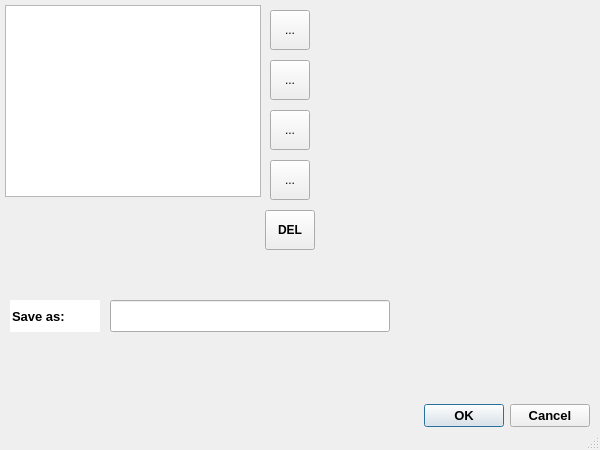
<?xml version="1.0" encoding="UTF-8"?>
<ui version="4.0">
 <class>TemplateManagerDialog</class>
 <widget class="QDialog" name="TemplateManagerDialog">
  <property name="windowModality">
   <enum>Qt::ApplicationModal</enum>
  </property>
  <property name="geometry">
   <rect>
    <x>0</x>
    <y>0</y>
    <width>600</width>
    <height>450</height>
   </rect>
  </property>
  <property name="sizePolicy">
   <sizepolicy hsizetype="Preferred" vsizetype="Preferred">
    <horstretch>0</horstretch>
    <verstretch>0</verstretch>
   </sizepolicy>
  </property>
  <property name="minimumSize">
   <size>
    <width>600</width>
    <height>450</height>
   </size>
  </property>
  <property name="maximumSize">
   <size>
    <width>600</width>
    <height>450</height>
   </size>
  </property>
  <property name="baseSize">
   <size>
    <width>600</width>
    <height>450</height>
   </size>
  </property>
  <property name="windowTitle">
   <string>Template Manager</string>
  </property>
  <property name="windowIcon">
   <iconset resource="../resources/ChartGeany.qrc">
    <normaloff>:/png/images/icons/PNG/Template_Manager.png</normaloff>:/png/images/icons/PNG/Template_Manager.png</iconset>
  </property>
  <property name="autoFillBackground">
   <bool>false</bool>
  </property>
  <property name="sizeGripEnabled">
   <bool>true</bool>
  </property>
  <property name="modal">
   <bool>true</bool>
  </property>
  <widget class="QTableWidget" name="tableWidget">
   <property name="geometry">
    <rect>
     <x>5</x>
     <y>5</y>
     <width>256</width>
     <height>192</height>
    </rect>
   </property>
   <property name="font">
    <font>
     <pointsize>9</pointsize>
     <weight>75</weight>
     <bold>true</bold>
    </font>
   </property>
   <property name="focusPolicy">
    <enum>Qt::ClickFocus</enum>
   </property>
   <property name="editTriggers">
    <set>QAbstractItemView::NoEditTriggers</set>
   </property>
   <property name="selectionBehavior">
    <enum>QAbstractItemView::SelectRows</enum>
   </property>
   <property name="sortingEnabled">
    <bool>true</bool>
   </property>
   <attribute name="verticalHeaderVisible">
    <bool>true</bool>
   </attribute>
   <attribute name="verticalHeaderHighlightSections">
    <bool>false</bool>
   </attribute>
  </widget>
  <widget class="QToolButton" name="upToolButton">
   <property name="geometry">
    <rect>
     <x>270</x>
     <y>10</y>
     <width>40</width>
     <height>40</height>
    </rect>
   </property>
   <property name="focusPolicy">
    <enum>Qt::NoFocus</enum>
   </property>
   <property name="toolTip">
    <string/>
   </property>
   <property name="autoFillBackground">
    <bool>true</bool>
   </property>
   <property name="text">
    <string>...</string>
   </property>
   <property name="icon">
    <iconset resource="../resources/ChartGeany.qrc">
     <normaloff>:/png/images/icons/PNG/Button_Up.png</normaloff>:/png/images/icons/PNG/Button_Up.png</iconset>
   </property>
   <property name="iconSize">
    <size>
     <width>32</width>
     <height>32</height>
    </size>
   </property>
   <property name="autoRaise">
    <bool>false</bool>
   </property>
  </widget>
  <widget class="QToolButton" name="downToolButton">
   <property name="geometry">
    <rect>
     <x>270</x>
     <y>60</y>
     <width>40</width>
     <height>40</height>
    </rect>
   </property>
   <property name="focusPolicy">
    <enum>Qt::NoFocus</enum>
   </property>
   <property name="statusTip">
    <string/>
   </property>
   <property name="text">
    <string>...</string>
   </property>
   <property name="icon">
    <iconset resource="../resources/ChartGeany.qrc">
     <normaloff>:/png/images/icons/PNG/Button_Down.png</normaloff>:/png/images/icons/PNG/Button_Down.png</iconset>
   </property>
   <property name="iconSize">
    <size>
     <width>32</width>
     <height>32</height>
    </size>
   </property>
   <property name="autoRaise">
    <bool>false</bool>
   </property>
  </widget>
  <widget class="QToolButton" name="delButton">
   <property name="geometry">
    <rect>
     <x>265</x>
     <y>210</y>
     <width>50</width>
     <height>40</height>
    </rect>
   </property>
   <property name="font">
    <font>
     <weight>75</weight>
     <bold>true</bold>
    </font>
   </property>
   <property name="focusPolicy">
    <enum>Qt::NoFocus</enum>
   </property>
   <property name="toolTip">
    <string/>
   </property>
   <property name="text">
    <string>DEL</string>
   </property>
   <property name="icon">
    <iconset resource="../resources/ChartGeany.qrc">
     <normaloff>:/png/images/icons/PNG/Trash.png</normaloff>:/png/images/icons/PNG/Trash.png</iconset>
   </property>
   <property name="iconSize">
    <size>
     <width>32</width>
     <height>32</height>
    </size>
   </property>
   <property name="autoRaise">
    <bool>false</bool>
   </property>
  </widget>
  <widget class="QLineEdit" name="saveasLbl">
   <property name="geometry">
    <rect>
     <x>10</x>
     <y>300</y>
     <width>90</width>
     <height>32</height>
    </rect>
   </property>
   <property name="font">
    <font>
     <pointsize>10</pointsize>
     <weight>75</weight>
     <bold>true</bold>
     <kerning>true</kerning>
    </font>
   </property>
   <property name="mouseTracking">
    <bool>false</bool>
   </property>
   <property name="focusPolicy">
    <enum>Qt::NoFocus</enum>
   </property>
   <property name="acceptDrops">
    <bool>false</bool>
   </property>
   <property name="autoFillBackground">
    <bool>true</bool>
   </property>
   <property name="locale">
    <locale language="English" country="UnitedStates"/>
   </property>
   <property name="text">
    <string>Save as:</string>
   </property>
   <property name="frame">
    <bool>false</bool>
   </property>
   <property name="readOnly">
    <bool>true</bool>
   </property>
  </widget>
  <widget class="QLineEdit" name="saveasEdit">
   <property name="geometry">
    <rect>
     <x>110</x>
     <y>300</y>
     <width>280</width>
     <height>32</height>
    </rect>
   </property>
   <property name="focusPolicy">
    <enum>Qt::StrongFocus</enum>
   </property>
   <property name="autoFillBackground">
    <bool>false</bool>
   </property>
   <property name="locale">
    <locale language="English" country="UnitedStates"/>
   </property>
   <property name="frame">
    <bool>true</bool>
   </property>
  </widget>
  <widget class="QDialogButtonBox" name="buttonBox">
   <property name="geometry">
    <rect>
     <x>250</x>
     <y>400</y>
     <width>340</width>
     <height>32</height>
    </rect>
   </property>
   <property name="font">
    <font>
     <pointsize>10</pointsize>
     <weight>75</weight>
     <bold>true</bold>
    </font>
   </property>
   <property name="focusPolicy">
    <enum>Qt::NoFocus</enum>
   </property>
   <property name="orientation">
    <enum>Qt::Horizontal</enum>
   </property>
   <property name="standardButtons">
    <set>QDialogButtonBox::Cancel|QDialogButtonBox::Ok</set>
   </property>
  </widget>
  <widget class="QToolButton" name="importToolButton">
   <property name="geometry">
    <rect>
     <x>270</x>
     <y>110</y>
     <width>40</width>
     <height>40</height>
    </rect>
   </property>
   <property name="focusPolicy">
    <enum>Qt::NoFocus</enum>
   </property>
   <property name="statusTip">
    <string/>
   </property>
   <property name="text">
    <string>...</string>
   </property>
   <property name="icon">
    <iconset resource="../resources/ChartGeany.qrc">
     <normaloff>:/png/images/icons/PNG/Import.png</normaloff>:/png/images/icons/PNG/Import.png</iconset>
   </property>
   <property name="iconSize">
    <size>
     <width>32</width>
     <height>32</height>
    </size>
   </property>
   <property name="autoRaise">
    <bool>false</bool>
   </property>
  </widget>
  <widget class="QToolButton" name="exportToolButton">
   <property name="geometry">
    <rect>
     <x>270</x>
     <y>160</y>
     <width>40</width>
     <height>40</height>
    </rect>
   </property>
   <property name="focusPolicy">
    <enum>Qt::NoFocus</enum>
   </property>
   <property name="statusTip">
    <string/>
   </property>
   <property name="text">
    <string>...</string>
   </property>
   <property name="icon">
    <iconset resource="../resources/ChartGeany.qrc">
     <normaloff>:/png/images/icons/PNG/Export.png</normaloff>:/png/images/icons/PNG/Export.png</iconset>
   </property>
   <property name="iconSize">
    <size>
     <width>32</width>
     <height>32</height>
    </size>
   </property>
   <property name="autoRaise">
    <bool>false</bool>
   </property>
  </widget>
 </widget>
 <resources>
  <include location="../resources/ChartGeany.qrc"/>
 </resources>
 <connections/>
</ui>
